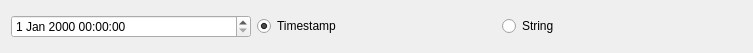
<?xml version="1.0" encoding="UTF-8"?>
<ui version="4.0">
 <class>SearchDate</class>
 <widget class="QWidget" name="SearchDate">
  <property name="geometry">
   <rect>
    <x>0</x>
    <y>0</y>
    <width>753</width>
    <height>53</height>
   </rect>
  </property>
  <property name="windowTitle">
   <string>Form</string>
  </property>
  <layout class="QHBoxLayout" name="horizontalLayout">
   <item>
    <widget class="QDateTimeEdit" name="dateTimeEdit"/>
   </item>
   <item>
    <widget class="QRadioButton" name="timestamp">
     <property name="text">
      <string>Timestamp</string>
     </property>
     <property name="checked">
      <bool>true</bool>
     </property>
    </widget>
   </item>
   <item>
    <widget class="QRadioButton" name="date_str">
     <property name="text">
      <string>String</string>
     </property>
    </widget>
   </item>
  </layout>
 </widget>
 <resources/>
 <connections/>
</ui>
